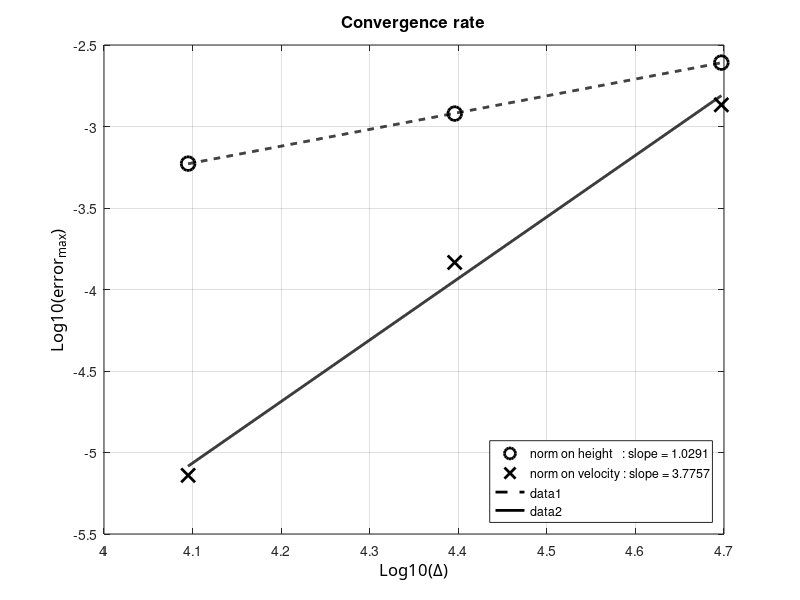

Reproduce this figure in MATLAB.
clc; clear all; close all;

radius=6371220;
N=[32 64 128];
dx=radius./(4*N);

%% LSWE test stationnaire
% eh=[3.8953*10^-4 2.3646*10^-5 6.7734*10^-7];
% ev=[2.0264*10^-3 2.0962*10^-4 1.0382*10^-5];
%% LSWE test exp(-sigma*t)
eh=[2.4655*10^-3 1.2002*10^-3 5.9203*10^-4];
ev=[1.3575*10^-3 1.4654*10^-4 7.2371*10^-6];

ldx=log10(dx);
leh=log10(eh);
lev=log10(ev);



%% plot 1
figure(11); 
%% curve 1
hl1=plot(ldx,leh,'ok');
set(hl1,'LineWidth',2.0);
set(hl1,'MarkerSize',10);
set(hl1,'MarkerEdgeColor','k');

hold on;
[a11,b1]=polyfit(ldx,leh,1);
tt=linspace(min(ldx),max(ldx),1000);
lsq1=a11(2)+a11(1)*tt;


%% curve 2
hl1=plot(ldx,lev,'xk');
set(hl1,'LineWidth',2.0);
set(hl1,'MarkerSize',10);
set(hl1,'MarkerEdgeColor','k');

hold on;
[a12,b1]=polyfit(ldx,lev,1);
tt=linspace(min(ldx),max(ldx),1000);
lsq2=a12(2)+a12(1)*tt;



%% legend
legend(['norm on height   : slope = ' num2str(a11(1))],['norm on velocity : slope = ' num2str(a12(1))],'Location','SouthEast')

ha=gca;
xa=get(gca,'Xlabel');
set(ha,'Xgrid','on');
set(xa,'String','Log10(\Delta)');
set (xa,'FontName','Calibri');
set(xa,'FontSize',12);

% ylabel
ha=gca;
ya=get(gca,'Ylabel');
set(ha,'Ygrid','on');
set(ya,'String','Log10(error_{max})');
set (ya,'FontName','Calibri');
set(ya,'FontSize',12);

% title
ha=gca;
xt=get(gca,'Title');
title('Convergence rate');
set (xt,'FontSize',12);


% %% courbes...
hlf1=plot(tt,lsq1,'--k');
set(hlf1,'LineWidth',2.0);

hlf1=plot(tt,lsq2,'-k');
set(hlf1,'LineWidth',2.0);
